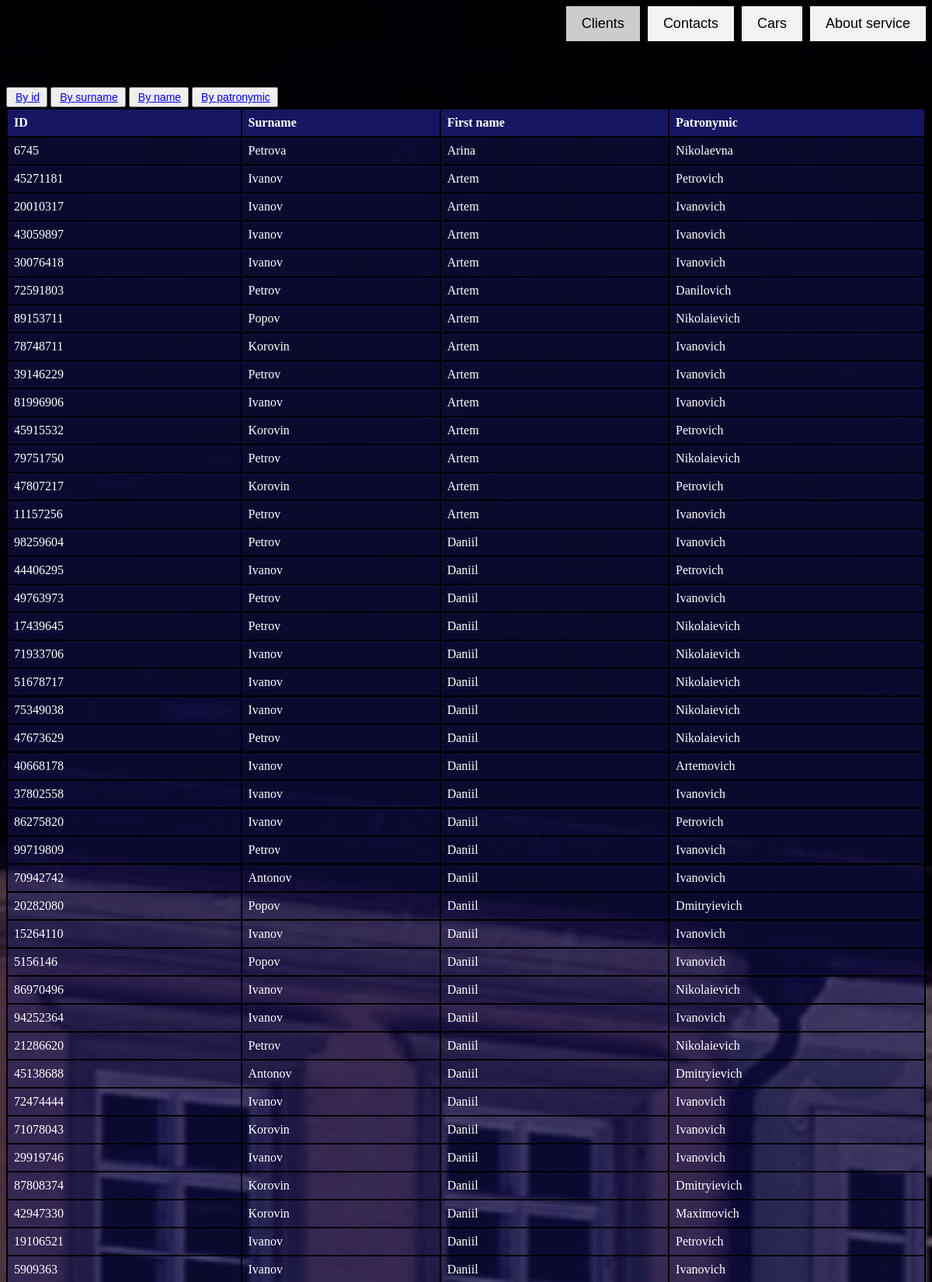
The page /?sort=name (upper part) on the database its author committed.
### tables this page shows
CREATE TABLE client (client_id Char (20) NOT NULL UNIQUE PRIMARY KEY, surname_client TEXT NOT NULL, first_name_client TEXT NOT NULL, patronymic_client TEXT NOT NULL, phone_number_client TEXT NOT NULL);

### app.py (the view)
@app.route('/')
def index():
    conn = get_db()
    cursor = conn.cursor()
    order_by = "client_id"
    if request.args.get("sort") == "id":
        order_by = "client_id"
    elif request.args.get("sort") == "surname":
        order_by = "surname_client"
    elif request.args.get("sort") == "name":
        order_by = "first_name_client"
    elif request.args.get("sort") == "patronymic":
        order_by = "patronymic_client"
    cursor.execute("SELECT * FROM worker")
    workers = cursor.fetchall()
    cursor.execute(f"SELECT * FROM client ORDER BY {order_by}")
    clients = cursor.fetchall()
    cursor.execute("SELECT * FROM car")
    cars = cursor.fetchall()
    conn.close()
    return render_template('index.html', workers=workers, clients=clients, cars=cars)

### app.py (called while the page is built)
def get_db():
    conn = sqlite3.connect(DATABASE)
    return conn

### templates/index.html (shortened to what this page needs)
<!DOCTYPE html>
<html>
<head>
</head>
<body>
<div class="tab">
    <button class="tablinks" onclick="openTab(event, 'home')">About service</button>
    <button class="tablinks" onclick="openTab(event, 'cars')">Cars</button>
    <button class="tablinks" onclick="openTab(event, 'contacts')">Contacts</button>
    <button class="tablinks" onclick="openTab(event, 'clients')" id="defaultOpen">Clients</button>
</div>
<div id="clients" class="tabcontent">
<h3>Clients</h3>
    <button class="tablinks" onclick="openTab(event, 'clients')">
    <a style="padding: 2px 2px; margin-left: 2px; color: blue; font-size: 14px;" href="{{ url_for('index', sort='id') }}">By id</a>
</button>
    <button class="tablinks" onclick="openTab(event, 'clients')">
    <a style="padding: 2px 2px; margin-left: 2px; color: blue; font-size: 14px;" href="{{ url_for('index', sort='surname') }}">By surname</a>
</button>
    <button class="tablinks" onclick="openTab(event, 'clients')">
    <a style="padding: 2px 2px; margin-left: 2px; color: blue; font-size: 14px;" href="{{ url_for('index', sort='name') }}">By name</a>
</button>
    <button class="tablinks" onclick="openTab(event, 'clients')">
    <a style="padding: 2px 2px; margin-left: 2px; color: blue; font-size: 14px;" href="{{ url_for('index', sort='patronymic') }}">By patronymic</a>
</button>
    <table class="dark-table">
        <thead>
        <tr>
            <th>ID</th>
            <th>Surname</th>
            <th>First name</th>
            <th>Patronymic</th>
        </tr>
        </thead>
        <tbody>
        {% for client in clients %}
        <tr>
            <td>{{ client[0]|safe  }}</td>
            <td>{{ client[1]|safe  }}</td>
            <td>{{ client[2]|safe  }}</td>
            <td>{{ client[3]|safe  }}</td>
        </tr>
        {% endfor %}
        </tbody>
    </table>
</div>
</body>
</html>

### templates/index.html (style rules this page uses)
.tab { overflow: hidden; position: relative; }
.tab button { background-color: #f2f2f2; border: none; outline: none; cursor: pointer; padding: 12px 20px; transition: background-color 0.3s; float: right; font-size: 18px; margin-left: 10px; }
a { padding: 12px 20px; transition: background-color 0.3s; float: right; font-size: 18px; margin-left: 10px; color: red; }
.tab button.active { background-color: #ccc; }
body { background-color: #f2f2f2; background-image: url('/static/background.jpg'); background-repeat: no-repeat; background-position: center center; background-attachment: fixed; background-size: cover; }
.tabcontent.active-tab { display: block; }
table { background-color: rgba(25, 25, 112, 0.4); color: white; width: 100%; margin-bottom: 30px; border-collapse: collapse; }
th, td { padding: 8px; text-align: left; border: 2px solid black; }
thead { background-color: rgba(25, 25, 112, 0.8); }
th { font-weight: bold; }

### rows shown on the page
client: client_id "6745", surname_client "Petrova", first_name_client "Arina", patronymic_client "Nikolaevna"
client: client_id "45271181", surname_client "Ivanov", first_name_client "Artem", patronymic_client "Petrovich"
client: client_id "20010317", surname_client "Ivanov", first_name_client "Artem", patronymic_client "Ivanovich"
client: client_id "43059897", surname_client "Ivanov", first_name_client "Artem", patronymic_client "Ivanovich"
client: client_id "30076418", surname_client "Ivanov", first_name_client "Artem", patronymic_client "Ivanovich"
client: client_id "72591803", surname_client "Petrov", first_name_client "Artem", patronymic_client "Danilovich"
client: client_id "89153711", surname_client "Popov", first_name_client "Artem", patronymic_client "Nikolaievich"
client: client_id "78748711", surname_client "Korovin", first_name_client "Artem", patronymic_client "Ivanovich"
client: client_id "39146229", surname_client "Petrov", first_name_client "Artem", patronymic_client "Ivanovich"
client: client_id "81996906", surname_client "Ivanov", first_name_client "Artem", patronymic_client "Ivanovich"
client: client_id "45915532", surname_client "Korovin", first_name_client "Artem", patronymic_client "Petrovich"
client: client_id "79751750", surname_client "Petrov", first_name_client "Artem", patronymic_client "Nikolaievich"
client: client_id "47807217", surname_client "Korovin", first_name_client "Artem", patronymic_client "Petrovich"
client: client_id "11157256", surname_client "Petrov", first_name_client "Artem", patronymic_client "Ivanovich"
client: client_id "98259604", surname_client "Petrov", first_name_client "Daniil", patronymic_client "Ivanovich"
client: client_id "44406295", surname_client "Ivanov", first_name_client "Daniil", patronymic_client "Petrovich"
client: client_id "49763973", surname_client "Petrov", first_name_client "Daniil", patronymic_client "Ivanovich"
client: client_id "17439645", surname_client "Petrov", first_name_client "Daniil", patronymic_client "Nikolaievich"
client: client_id "71933706", surname_client "Ivanov", first_name_client "Daniil", patronymic_client "Nikolaievich"
client: client_id "51678717", surname_client "Ivanov", first_name_client "Daniil", patronymic_client "Nikolaievich"
client: client_id "75349038", surname_client "Ivanov", first_name_client "Daniil", patronymic_client "Nikolaievich"
client: client_id "47673629", surname_client "Petrov", first_name_client "Daniil", patronymic_client "Nikolaievich"
client: client_id "40668178", surname_client "Ivanov", first_name_client "Daniil", patronymic_client "Artemovich"
client: client_id "37802558", surname_client "Ivanov", first_name_client "Daniil", patronymic_client "Ivanovich"
client: client_id "86275820", surname_client "Ivanov", first_name_client "Daniil", patronymic_client "Petrovich"
client: client_id "99719809", surname_client "Petrov", first_name_client "Daniil", patronymic_client "Ivanovich"
client: client_id "70942742", surname_client "Antonov", first_name_client "Daniil", patronymic_client "Ivanovich"
client: client_id "20282080", surname_client "Popov", first_name_client "Daniil", patronymic_client "Dmitryievich"
client: client_id "15264110", surname_client "Ivanov", first_name_client "Daniil", patronymic_client "Ivanovich"
client: client_id "5156146", surname_client "Popov", first_name_client "Daniil", patronymic_client "Ivanovich"
client: client_id "86970496", surname_client "Ivanov", first_name_client "Daniil", patronymic_client "Nikolaievich"
client: client_id "94252364", surname_client "Ivanov", first_name_client "Daniil", patronymic_client "Ivanovich"
client: client_id "21286620", surname_client "Petrov", first_name_client "Daniil", patronymic_client "Nikolaievich"
client: client_id "45138688", surname_client "Antonov", first_name_client "Daniil", patronymic_client "Dmitryievich"
client: client_id "72474444", surname_client "Ivanov", first_name_client "Daniil", patronymic_client "Ivanovich"
client: client_id "71078043", surname_client "Korovin", first_name_client "Daniil", patronymic_client "Ivanovich"
client: client_id "29919746", surname_client "Ivanov", first_name_client "Daniil", patronymic_client "Ivanovich"
client: client_id "87808374", surname_client "Korovin", first_name_client "Daniil", patronymic_client "Dmitryievich"
client: client_id "42947330", surname_client "Korovin", first_name_client "Daniil", patronymic_client "Maximovich"
client: client_id "19106521", surname_client "Ivanov", first_name_client "Daniil", patronymic_client "Petrovich"
client: client_id "5909363", surname_client "Ivanov", first_name_client "Daniil", patronymic_client "Ivanovich"
